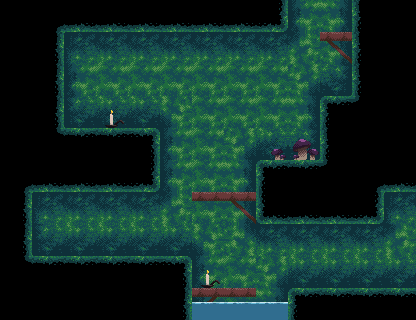

A 2D game scene composited from a Tiled map and its tileset images. What follows is a short description and the map's XML, with every tile layer's data as written:
An orthogonal 13x10 tile map with 32x32 px tiles, 4 tile layers (bg, col, env, water), 3 tilesets and 25 objects.

<map version="1.0" orientation="orthogonal" renderorder="right-down" width="13" height="10" tilewidth="32" tileheight="32" nextobjectid="33">
 <tileset firstgid="1" name="garden" tilewidth="32" tileheight="32" tilecount="66" columns="6">
  <image source="garden.png" width="192" height="352" />
 </tileset>
 <tileset firstgid="67" name="garden-env" tilewidth="32" tileheight="32" tilecount="168" columns="12">
  <image source="garden-env.png" width="384" height="448" />
  <tile id="2">
   <animation>
    <frame tileid="2" duration="100" />
    <frame tileid="3" duration="100" />
   </animation>
  </tile>
 </tileset>
 <tileset firstgid="235" name="water" tilewidth="32" tileheight="32" tilecount="8" columns="4">
  <image source="water.png" width="128" height="64" />
  <tile id="0">
   <animation>
    <frame tileid="0" duration="100" />
    <frame tileid="1" duration="100" />
    <frame tileid="2" duration="100" />
    <frame tileid="4" duration="100" />
    <frame tileid="5" duration="100" />
    <frame tileid="6" duration="100" />
   </animation>
  </tile>
 </tileset>
 <layer name="bg" width="13" height="10">
  <data encoding="csv">
0,0,0,0,0,0,0,0,0,55,57,0,0,
0,0,49,50,50,50,50,50,50,59,57,0,0,
0,0,55,56,56,56,56,56,56,52,63,0,0,
0,0,61,62,62,53,56,56,56,57,0,0,0,
0,0,0,0,0,55,56,52,62,63,0,0,0,
0,0,0,0,0,55,56,57,0,0,0,0,0,
0,49,50,50,50,59,56,57,0,0,0,0,49,
0,61,62,62,62,62,53,58,50,50,50,50,59,
0,0,0,0,0,0,55,56,52,62,62,62,62,
0,0,0,0,0,0,55,56,57,0,0,0,0
</data>
 </layer>
 <layer name="col" width="13" height="10">
  <data encoding="csv">
23,37,45,45,45,45,45,45,48,0,0,40,23,
23,39,0,0,0,0,0,0,0,0,64,40,23,
23,39,0,0,0,0,0,0,0,0,0,40,23,
23,39,0,0,0,0,0,0,0,0,41,44,23,
23,43,46,46,42,0,0,0,0,0,40,23,23,
37,45,45,45,48,0,0,0,41,46,44,37,45,
39,0,0,0,0,0,66,64,47,45,45,48,0,
39,0,0,0,0,0,0,0,0,0,0,0,0,
43,46,46,46,46,42,69,0,0,0,0,0,0,
23,23,23,23,23,39,65,66,0,41,46,46,46
</data>
 </layer>
 <layer name="env" width="13" height="10">
  <data encoding="csv">
0,0,0,0,0,0,0,0,0,0,0,0,0,
0,0,0,0,0,0,0,0,0,0,0,0,0,
0,0,0,0,0,0,0,0,0,0,0,0,0,
0,0,0,69,0,0,0,0,0,0,0,0,0,
0,0,0,0,0,0,0,0,91,67,0,0,0,
0,0,0,0,0,0,0,0,0,0,0,0,0,
0,0,0,0,0,0,0,0,0,0,0,0,0,
0,0,0,0,0,0,0,0,0,0,0,0,0,
0,0,0,0,0,0,0,0,0,0,0,0,0,
0,0,0,0,0,0,0,0,0,0,0,0,0
</data>
 </layer>
 <layer name="water" width="13" height="10">
  <data encoding="csv">
0,0,0,0,0,0,0,0,0,0,0,0,0,
0,0,0,0,0,0,0,0,0,0,0,0,0,
0,0,0,0,0,0,0,0,0,0,0,0,0,
0,0,0,0,0,0,0,0,0,0,0,0,0,
0,0,0,0,0,0,0,0,0,0,0,0,0,
0,0,0,0,0,0,0,0,0,0,0,0,0,
0,0,0,0,0,0,0,0,0,0,0,0,0,
0,0,0,0,0,0,0,0,0,0,0,0,0,
0,0,0,0,0,0,0,0,0,0,0,0,0,
0,0,0,0,0,0,235,235,235,0,0,0,0
</data>
 </layer>
 <objectgroup name="grounds">
  <object id="1" x="64" y="128">
   <polyline points="0,0 92,0.00390625" />
  </object>
  <object id="2" x="260" y="159.996">
   <polyline points="0,0 60,0.00390625" />
  </object>
  <object id="3" x="324" y="95.9961">
   <polyline points="0,0 28,0.00390625" />
  </object>
  <object id="4" x="32" y="256">
   <polyline points="0,0 156,0" />
  </object>
  <object id="5" x="288" y="288">
   <polyline points="0,0 128,0" />
  </object>
 </objectgroup>
 <objectgroup name="walls">
  <object id="6" x="288" y="0">
   <polyline points="0,0 0,32" />
  </object>
  <object id="7" x="352" y="0">
   <polyline points="0,0 0,96" />
  </object>
  <object id="8" x="64" y="32">
   <polyline points="0,0 0,96" />
  </object>
  <object id="9" x="320" y="96">
   <polyline points="0,0 0,64" />
  </object>
  <object id="10" x="256" y="160">
   <polyline points="0,0 0,64" />
  </object>
  <object id="11" x="160" y="128">
   <polyline points="0,0 0,64" />
  </object>
  <object id="12" x="32" y="192">
   <polyline points="0,0 0,64" />
  </object>
  <object id="13" x="384" y="192">
   <polyline points="0,0 0,32" />
  </object>
  <object id="14" x="192" y="256">
   <polyline points="0,0 0,64" />
  </object>
  <object id="15" x="288" y="288">
   <polyline points="0,0 0,32" />
  </object>
 </objectgroup>
 <objectgroup name="ceilings">
  <object id="16" x="64" y="32">
   <polyline points="0,0 219.996,0.00390625" />
  </object>
  <object id="17" x="32" y="192">
   <polyline points="0,0 123.992,0.00390625" />
  </object>
  <object id="18" x="259.996" y="223.996">
   <polyline points="0,0 120.004,0.0078125" />
  </object>
  <object id="19" x="384" y="192">
   <polyline points="0,0 32,0" />
  </object>
 </objectgroup>
 <objectgroup name="owp">
  <object id="26" x="320" y="32">
   <polyline points="0,0 32,0" />
  </object>
  <object id="27" x="192" y="192">
   <polyline points="0,0 64,0" />
  </object>
  <object id="28" x="192" y="288">
   <polyline points="0,0 64,0" />
  </object>
 </objectgroup>
 <objectgroup name="lights">
  <object id="29" x="112" y="112">
   <ellipse />
  </object>
  <object id="30" x="208" y="272">
   <ellipse />
  </object>
 </objectgroup>
 <objectgroup name="death">
  <object id="32" x="192" y="336">
   <polyline points="0,0 96,0" />
  </object>
 </objectgroup>
</map>
